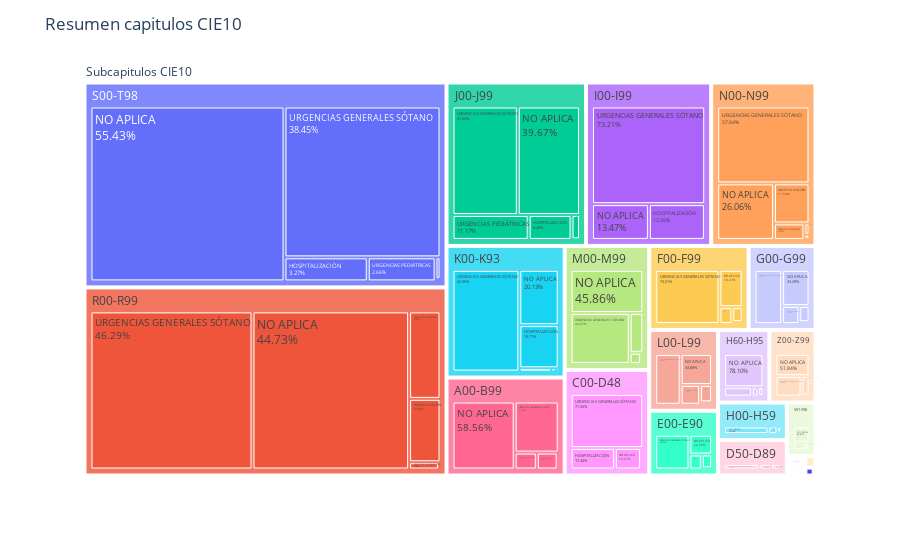

Notebook source saved alongside this figure:
### Code cell
result_df = data.groupby(['Dx Principal Cod.1', 'Servicio Admite']).size().reset_index(name='Cantidad')
diagnostico_total = result_df.groupby('Dx Principal Cod.1')['Cantidad'].transform('sum')
servicio_total = result_df.groupby('Servicio Admite')['Cantidad'].transform('sum')
result_df['Porcentaje'] = round((result_df['Cantidad'] / diagnostico_total) * 100, 2)
result_df['Porcentaje Servicio'] = round((result_df['Cantidad'] / servicio_total) * 100, 2)


fig = px.treemap(result_df, path=[px.Constant('Subcapitulos CIE10'),'Dx Principal Cod.1','Servicio Admite'],
                values='Cantidad', 
                custom_data=['Porcentaje', 'Porcentaje Servicio'],
                #labels={'Percentage': 'Percentage (%)'})
)
fig.update_traces(texttemplate='%{label}<br>%{customdata[0]:.2f}%')
fig.update_layout(title='Resumen capitulos CIE10',hovermode=False)
#fig.update_traces(hovertemplate='<b># de pacientes</b>: %{customdata[1]}<br>',
#                  texttemplate='%{label}<br>%{customdata[2]}%')
#fig.update_layout(title='Resumen de diagnosticos')
fig.show()

### Figure 1 — Plotly figure (JSON) as saved in the notebook; plotly's stock layout.template omitted (floating-point values rounded to 4 significant figures; data arrays with more than 128 entries replaced by an {"elided": "..."} marker saying what was removed)
{"data": [{"branchvalues": "total", "customdata": {"elided": "134x2 mixed values"}, "domain": {"x": [0, 1], "y": [0, 1]}, "hovertemplate": "labels=%{label}<br>Cantidad=%{value}<br>parent=%{parent}<br>id=%{id}<extra></extra>", "ids": {"elided": "134 str values"}, "labels": {"elided": "134 str values"}, "name": "", "parents": {"elided": "134 str values"}, "texttemplate": "%{label}<br>%{customdata[0]:.2f}%", "type": "treemap", "values": {"elided": "134 int values"}}], "layout": {"hovermode": false, "legend": {"tracegroupgap": 0}, "margin": {"t": 60}, "title": {"text": "Resumen capitulos CIE10"}}}
